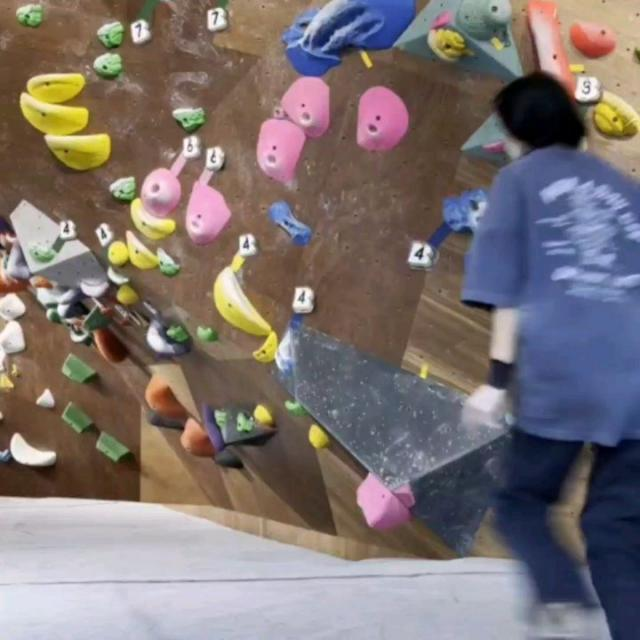
#> input picture test/images/2022-12-08_11-29-42_UTC_jpg.rf.14576bee94c189966da603ed6817f0b4.jpg, 640 x 640 px
$ python -i label.py   (imports and definitions only)   (older library calls are emulated)
#> lines starting #> are read from the running program, lines starting #| are printed output that depends on the picture
#> further down, picture is the input picture: shape (640, 640, 3); mean B, G, R 113.2, 114.3, 124.5
import sys

sys.path.insert(0, '/home/clemens/.local/lib/python3.13/site-packages')
sys.path.insert(0, '/home/clemens/.local/lib/python3.10/site-packages')

import cv2 as cv
import numpy as np
import os
import cv2
import numpy as np
import sys
            # Read the image

import math
from preprocess_image import preprocess_image

# [114 lines left out: functions LAB_euclidean_distance, calculate_color_average, not called in this run]

def blurr_image(img):
    max_img_dim = max(img.shape[:2])
#> max_img_dim = 640
    ratio = max_img_dim / 300
#> ratio = 2.13

    kernel_size = int(16 * ratio)
#> kernel_size = 34
    kernel_size = kernel_size + 1 if kernel_size % 2 == 0 else kernel_size
#> kernel_size = 35
    kernel_size_decr = int(1.5 * ratio)
#> kernel_size_decr = 3
    kernel_size_decr = kernel_size_decr if kernel_size_decr % 2 == 0 else kernel_size_decr + 1
#> kernel_size_decr = 4

    wall_colors = cv.medianBlur(img, kernel_size)
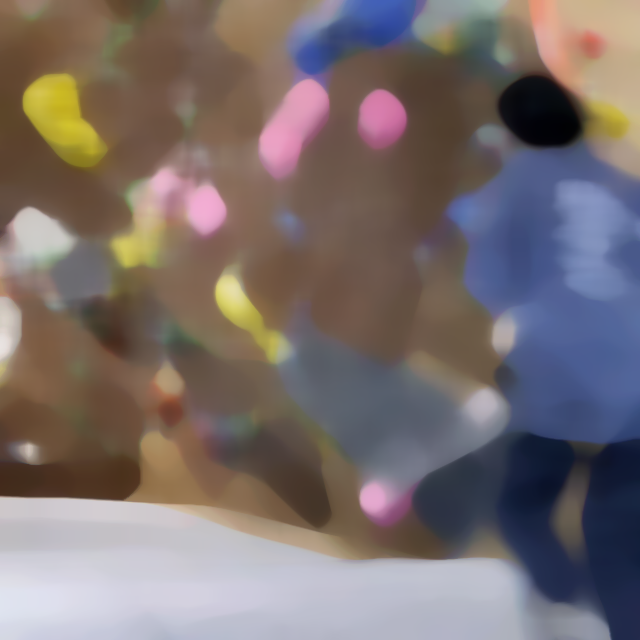
#> wall_colors: shape (640, 640, 3); mean B, G, R 109.6, 110.6, 121.6
    for i in range(4):
        wall_colors = cv.medianBlur(wall_colors, kernel_size - (i * kernel_size_decr))
#> this loop made 4 passes
#> pass 1, in blurr_image, `wall_colors = cv.medianBlur(wall_colors, kernel_size - (i * kernel_siz..`:
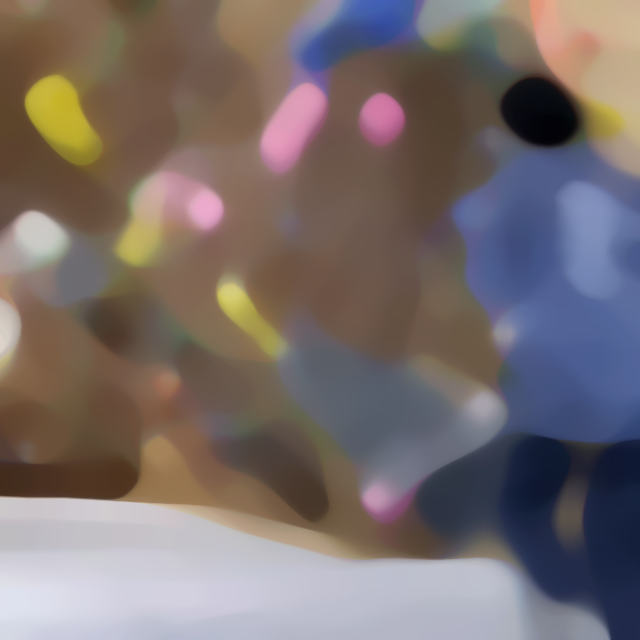
#> wall_colors: shape (640, 640, 3); mean B, G, R 108.7, 109.7, 120.6
#> pass 3, in blurr_image, `wall_colors = cv.medianBlur(wall_colors, kernel_size - (i * kernel_siz..`:
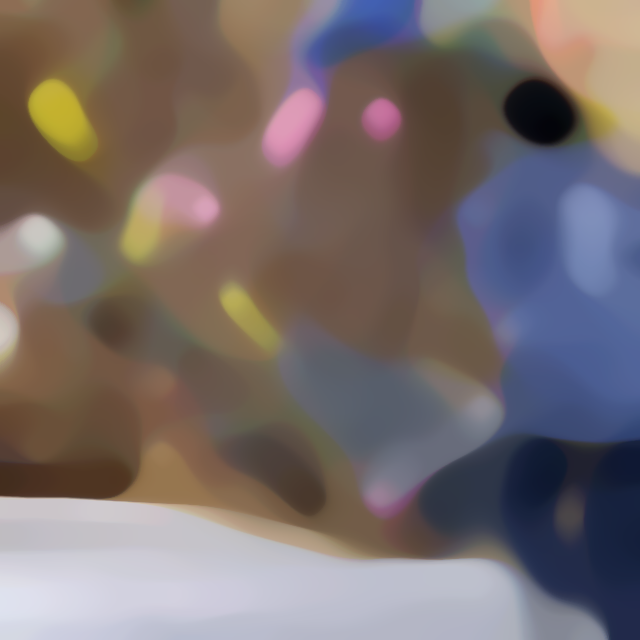
#> wall_colors: shape (640, 640, 3); mean B, G, R 108.1, 109, 119.8

    wall_colors = cv.cvtColor(wall_colors, cv.COLOR_BGR2LAB)
#> wall_colors: shape (640, 640, 3); mean of channels 0, 1, 2 118.8, 133.3, 130.3


    return wall_colors


# [176 lines left out: functions resize_image, main, not called in this run]


# [2 lines not run here, left out]

>>> import cv2
>>> picture = cv2.imread('test/images/2022-12-08_11-29-42_UTC_jpg.rf.14576bee94c189966da603ed6817f0b4.jpg')
>>> result = blurr_image(picture)

$ run again, on test/images/2022-12-08_19-53-13_UTC_jpg.rf.cf03e2c4aee5be26da6c10cda1263575.jpg
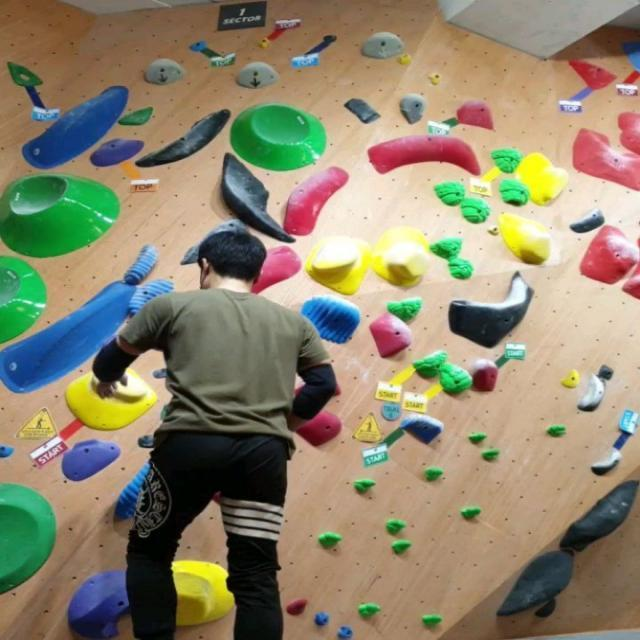
#> input picture test/images/2022-12-08_19-53-13_UTC_jpg.rf.cf03e2c4aee5be26da6c10cda1263575.jpg, 640 x 640 px
#> picture is the input picture: shape (640, 640, 3); mean B, G, R 109.6, 133.5, 142.6
#> the loop in blurr_image, `for i in range(4):` made 4 passes
#> pass 1, in blurr_image, `wall_colors = cv.medianBlur(wall_colors, kernel_size - (i * kernel_siz..`:
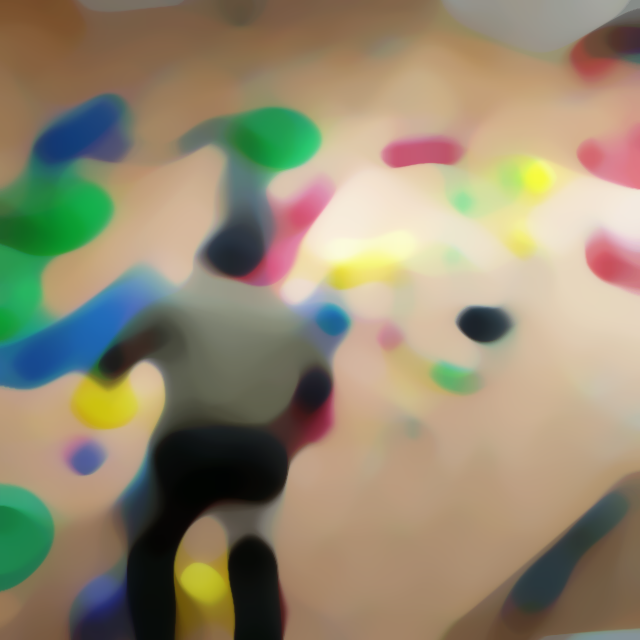
#> wall_colors: shape (640, 640, 3); mean B, G, R 112.2, 137.2, 148.6
#> after the loop in blurr_image, `for i in range(4):`:
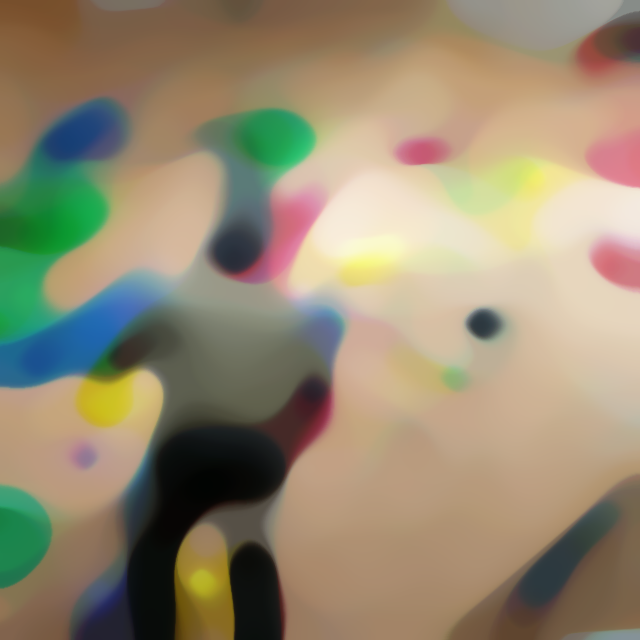
#> wall_colors: shape (640, 640, 3); mean B, G, R 113, 138.2, 150

$ run again, on test/images/2022-12-09_14-00-59_UTC_jpg.rf.f8006b1188e39bd18ac6253a67e245e1.jpg
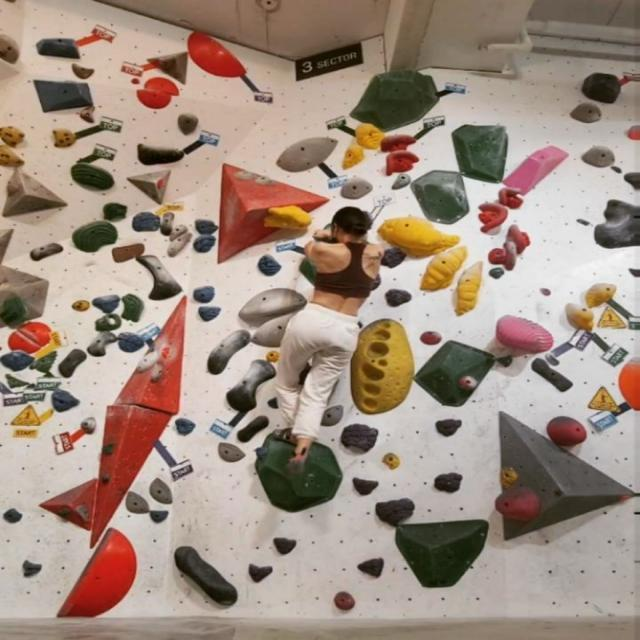
#> input picture test/images/2022-12-09_14-00-59_UTC_jpg.rf.f8006b1188e39bd18ac6253a67e245e1.jpg, 640 x 640 px
#> picture is the input picture: shape (640, 640, 3); mean B, G, R 129.3, 142.1, 160.6
#> the loop in blurr_image, `for i in range(4):` made 4 passes
#> pass 1, in blurr_image, `wall_colors = cv.medianBlur(wall_colors, kernel_size - (i * kernel_siz..`:
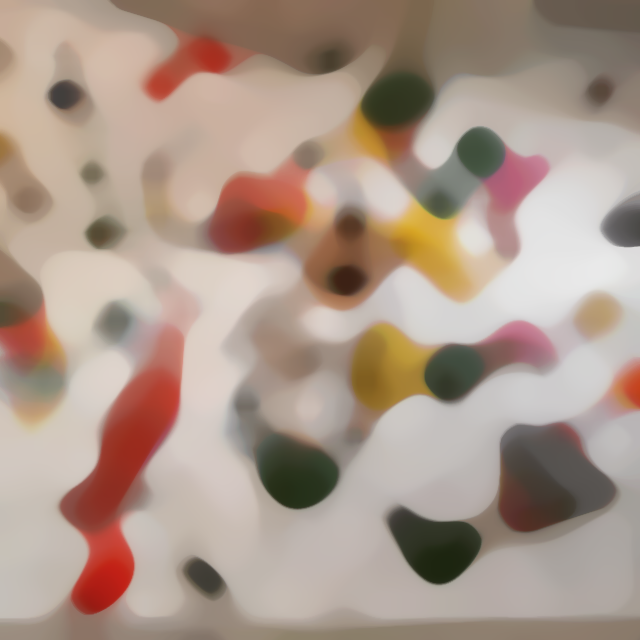
#> wall_colors: shape (640, 640, 3); mean B, G, R 138.3, 151.6, 171.6
#> after the loop in blurr_image, `for i in range(4):`:
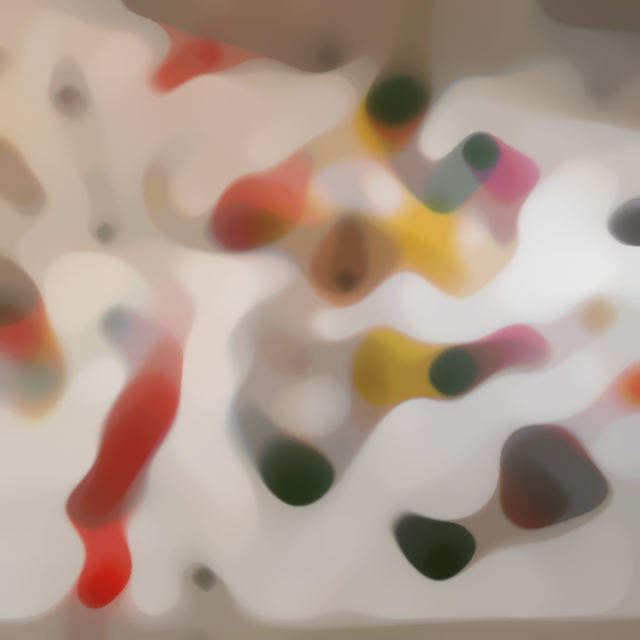
#> wall_colors: shape (640, 640, 3); mean B, G, R 140.6, 153.9, 174.2
